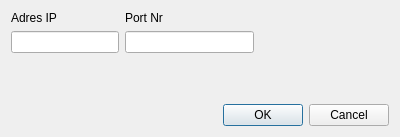
<?xml version="1.0" encoding="UTF-8"?>
<ui version="4.0">
 <class>rtuOverTcpSettings</class>
 <widget class="QDialog" name="rtuOverTcpSettings">
  <property name="geometry">
   <rect>
    <x>0</x>
    <y>0</y>
    <width>400</width>
    <height>137</height>
   </rect>
  </property>
  <property name="windowTitle">
   <string>Ustawienia TCP</string>
  </property>
  <layout class="QGridLayout" name="gridLayout">
   <item row="1" column="0" colspan="2">
    <widget class="QLineEdit" name="lineEdit"/>
   </item>
   <item row="0" column="2">
    <widget class="QLabel" name="label_2">
     <property name="text">
      <string>Port Nr</string>
     </property>
    </widget>
   </item>
   <item row="1" column="2">
    <widget class="QLineEdit" name="lineEdit_2"/>
   </item>
   <item row="0" column="0">
    <widget class="QLabel" name="label">
     <property name="text">
      <string>Adres IP</string>
     </property>
    </widget>
   </item>
   <item row="2" column="1">
    <spacer name="verticalSpacer">
     <property name="orientation">
      <enum>Qt::Vertical</enum>
     </property>
     <property name="sizeHint" stdset="0">
      <size>
       <width>20</width>
       <height>36</height>
      </size>
     </property>
    </spacer>
   </item>
   <item row="1" column="3">
    <spacer name="horizontalSpacer">
     <property name="orientation">
      <enum>Qt::Horizontal</enum>
     </property>
     <property name="sizeHint" stdset="0">
      <size>
       <width>40</width>
       <height>20</height>
      </size>
     </property>
    </spacer>
   </item>
   <item row="3" column="0" colspan="4">
    <widget class="QDialogButtonBox" name="buttonBox">
     <property name="orientation">
      <enum>Qt::Horizontal</enum>
     </property>
     <property name="standardButtons">
      <set>QDialogButtonBox::Cancel|QDialogButtonBox::Ok</set>
     </property>
    </widget>
   </item>
  </layout>
 </widget>
 <resources/>
 <connections>
  <connection>
   <sender>buttonBox</sender>
   <signal>accepted()</signal>
   <receiver>rtuOverTcpSettings</receiver>
   <slot>accept()</slot>
   <hints>
    <hint type="sourcelabel">
     <x>248</x>
     <y>254</y>
    </hint>
    <hint type="destinationlabel">
     <x>157</x>
     <y>274</y>
    </hint>
   </hints>
  </connection>
  <connection>
   <sender>buttonBox</sender>
   <signal>rejected()</signal>
   <receiver>rtuOverTcpSettings</receiver>
   <slot>reject()</slot>
   <hints>
    <hint type="sourcelabel">
     <x>316</x>
     <y>260</y>
    </hint>
    <hint type="destinationlabel">
     <x>286</x>
     <y>274</y>
    </hint>
   </hints>
  </connection>
 </connections>
</ui>
